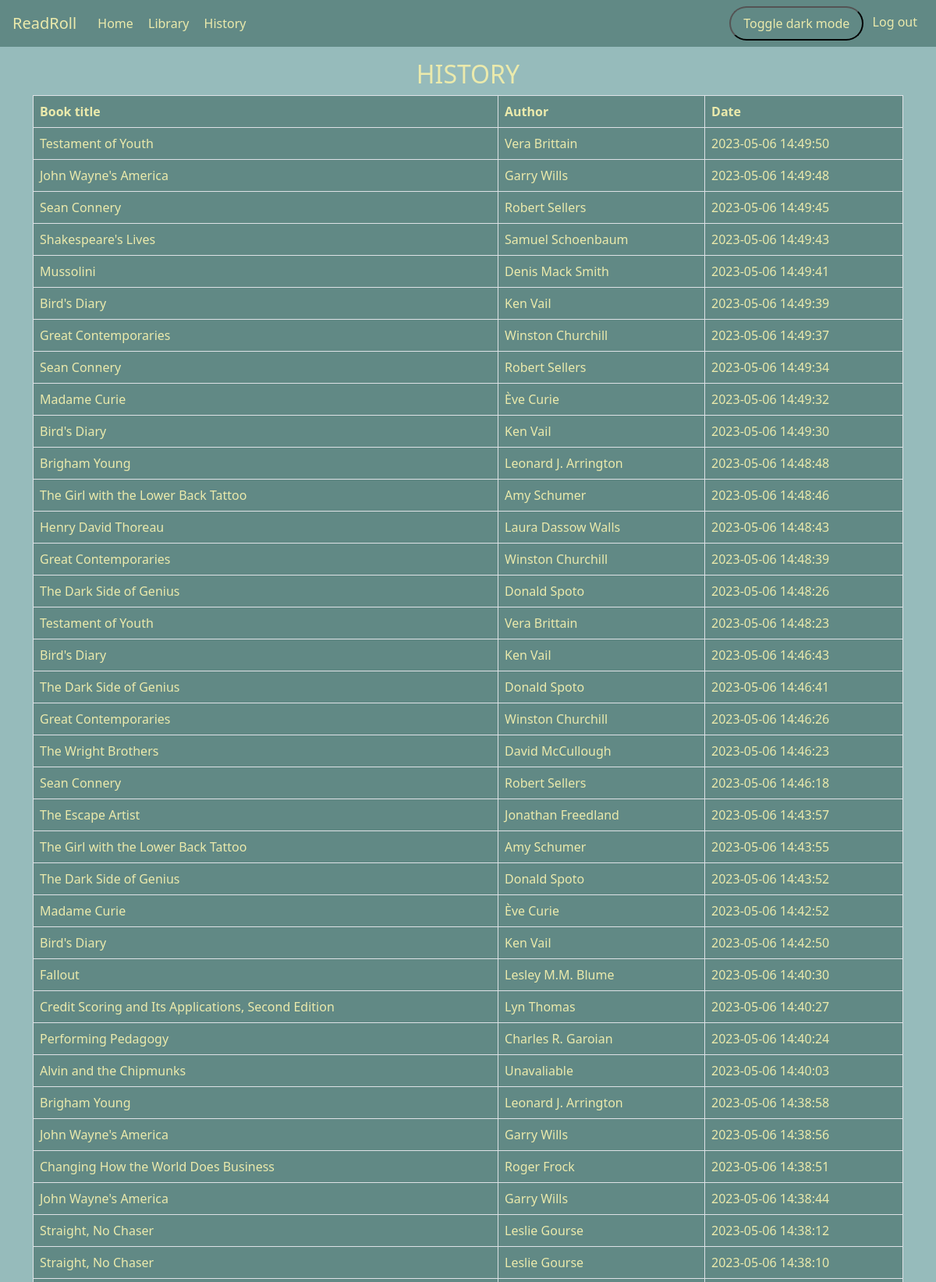
Screenshot of /history (signed in, upper part) with the database file from the repository.
### tables this page shows
CREATE TABLE history (
  position_id INTEGER NOT NULL PRIMARY KEY AUTOINCREMENT, 
  book_name TEXT NOT NULL, 
  author TEXT NOT NULL, 
  date_added TEXT DEFAULT (datetime(CURRENT_TIMESTAMP, 'localtime')), 
  user_id INTEGER NOT NULL, 
  FOREIGN KEY(user_id) REFERENCES users(id)
);

### app.py (the view)
@app.route('/history')
@login_required
def history():
    db = sqlite3.connect('readroll.db')
    db.row_factory = sqlite3.Row
    cursor = db.cursor()
    cursor.execute("SELECT * FROM history WHERE user_id=? ORDER BY date_added DESC", (session["user_id"],))
    lib = cursor.fetchall()
    history = [dict(i) for i in lib]
    return render_template('history.html', history=history)

### functions.py (called while the page is built)
def login_required(f):
    @wraps(f)
    def decorated_function(*args, **kwargs):
        if session.get("user_id") is None:
            return redirect("/login")
        return f(*args, **kwargs)
    return decorated_function

### templates/history.html (shortened to what this page needs)
{% extends "layout.html"%}
{% block main %}
  <link rel="stylesheet" type="text/css" href="{{ url_for('static', filename='style.css') }}">
  <link id="fixed-footer" rel="stylesheet" type="text/css" href="{{ url_for('static', filename='style_fixed_footer.css') }}">
<div class="container">
    <div class="row">
        <div class="col">
            <h1 class="lead text-center">HISTORY</h1>
            <table class="table table-bordered">
            <thead>
                <tr>
                    <th>Book title</th>
                    <th>Author</th>
                    <th>Date</th>
                </tr>
            </thead>
            <tbody>
                {% for title in history %}
                <tr>
                    <td>{{ title.book_name }}</td>
                    <td>{{ title.author }}</td>
                    <td>{{ title.date_added }}</td>
                </tr>
                {% endfor %}
            </tbody>
            </table>
        </div>
    </div>
</div>
{% endblock %}

### templates/layout.html (shortened to what this page needs)
<!DOCTYPE html>
<html lang="en">
  <head>
      <link rel="stylesheet" type="text/css" href="{{ url_for('static', filename='style.css') }}">
      <link href="https://cdn.jsdelivr.net/npm/bootstrap@5.0.2/dist/css/bootstrap.min.css" rel="stylesheet">
  </head>
  <body onload="setTheme()" class="light-theme" id="html-body">
    <nav class="navbar navbar-expand-lg">
      <a class="navbar-brand" href="/about">ReadRoll</a>
      <div class="collapse navbar-collapse" id="navbarNav">
        {% if session["user_id"] %}
          <ul class="navbar-nav me-auto" id="left-nav">
            <li class="nav-item"><a class="nav-link" href="/">Home</a></li>
            <li class="nav-item"><a class="nav-link" href="/library"">Library</a></li>
            <li class="nav-item"><a class="nav-link" href="/history"">History</a></li>
          </ul>
          <ul class="navbar-nav ms-auto" id="right-nav">
            <div class="theme-switch">
              <button onclick=toggleSwitch()>Toggle dark mode</button>
            </div>
            <li class="nav-item"><a class="nav-link" id="login" href="/logout">Log out</a></li>
          </ul>
        {% endif %}
      </div>
    </nav>
    <main>
      {% block main %}
      {% endblock %}
    </main>
    <script src="https://cdn.jsdelivr.net/npm/bootstrap@5.3.0-alpha3/dist/js/bootstrap.min.js"></script>   </body>
</html>

### static/style.css (style rules this page uses)
.light-theme { --background-color: #96bbbbff; --primary-color: #618985ff; --card-color: #618985ff; --text-color: rgb(235, 234, 172); }
.theme-switch button { display: inline-block; padding: 8px 16px; border-radius: 50px; text-decoration: none; transition: all 0.3s ease; }
main, body { background-color: var(--background-color); }
h1, h2, h3, h4, h5, p, label, li, a, .card-header { color: var(--text-color) }
tr, td, button, .btn { color: var(--text-color); background-color: var(--card-color); }
.navbar { background-color: var(--primary-color); }
.nav-link, .navbar-brand { color: var(--text-color); }
.lead { font-size: xx-large; }
@media (max-width: 1199px), (max-width: 1399px) { .nav-link { margin-left: 0.2rem; font-size: 16px; } }
@media (max-width: 1199px), (max-width: 1399px) { nav #login, #register { margin-top: 0.001em; } }
.navbar-brand { margin-left: 1rem; }
nav ul #login { margin-right: 1rem; }

### templates/history.html (style rules this page uses)
.container { margin-top: 1rem; }

### rows the page displays
history: book_name "Testament of Youth", author "Vera Brittain", date_added "2023-05-06 14:49:50"
history: book_name "John Wayne's America", author "Garry Wills", date_added "2023-05-06 14:49:48"
history: book_name "Sean Connery", author "Robert Sellers", date_added "2023-05-06 14:49:45"
history: book_name "Shakespeare's Lives", author "Samuel Schoenbaum", date_added "2023-05-06 14:49:43"
history: book_name "Mussolini", author "Denis Mack Smith", date_added "2023-05-06 14:49:41"
history: book_name "Bird's Diary", author "Ken Vail", date_added "2023-05-06 14:49:39"
history: book_name "Great Contemporaries", author "Winston Churchill", date_added "2023-05-06 14:49:37"
history: book_name "Sean Connery", author "Robert Sellers", date_added "2023-05-06 14:49:34"
history: book_name "Madame Curie", author "Ève Curie", date_added "2023-05-06 14:49:32"
history: book_name "Bird's Diary", author "Ken Vail", date_added "2023-05-06 14:49:30"
history: book_name "Brigham Young", author "Leonard J. Arrington", date_added "2023-05-06 14:48:48"
history: book_name "The Girl with the Lower Back Tattoo", author "Amy Schumer", date_added "2023-05-06 14:48:46"
history: book_name "Henry David Thoreau", author "Laura Dassow Walls", date_added "2023-05-06 14:48:43"
history: book_name "Great Contemporaries", author "Winston Churchill", date_added "2023-05-06 14:48:39"
history: book_name "The Dark Side of Genius", author "Donald Spoto", date_added "2023-05-06 14:48:26"
history: book_name "Testament of Youth", author "Vera Brittain", date_added "2023-05-06 14:48:23"
history: book_name "Bird's Diary", author "Ken Vail", date_added "2023-05-06 14:46:43"
history: book_name "The Dark Side of Genius", author "Donald Spoto", date_added "2023-05-06 14:46:41"
history: book_name "Great Contemporaries", author "Winston Churchill", date_added "2023-05-06 14:46:26"
history: book_name "The Wright Brothers", author "David McCullough", date_added "2023-05-06 14:46:23"
history: book_name "Sean Connery", author "Robert Sellers", date_added "2023-05-06 14:46:18"
history: book_name "The Escape Artist", author "Jonathan Freedland", date_added "2023-05-06 14:43:57"
history: book_name "The Girl with the Lower Back Tattoo", author "Amy Schumer", date_added "2023-05-06 14:43:55"
history: book_name "The Dark Side of Genius", author "Donald Spoto", date_added "2023-05-06 14:43:52"
history: book_name "Madame Curie", author "Ève Curie", date_added "2023-05-06 14:42:52"
history: book_name "Bird's Diary", author "Ken Vail", date_added "2023-05-06 14:42:50"
history: book_name "Fallout", author "Lesley M.M. Blume", date_added "2023-05-06 14:40:30"
history: book_name "Credit Scoring and Its Applications, Second Edition", author "Lyn Thomas", date_added "2023-05-06 14:40:27"
history: book_name "Performing Pedagogy", author "Charles R. Garoian", date_added "2023-05-06 14:40:24"
history: book_name "Alvin and the Chipmunks", author "Unavaliable", date_added "2023-05-06 14:40:03"
history: book_name "Brigham Young", author "Leonard J. Arrington", date_added "2023-05-06 14:38:58"
history: book_name "John Wayne's America", author "Garry Wills", date_added "2023-05-06 14:38:56"
history: book_name "Changing How the World Does Business", author "Roger Frock", date_added "2023-05-06 14:38:51"
history: book_name "John Wayne's America", author "Garry Wills", date_added "2023-05-06 14:38:44"
history: book_name "Straight, No Chaser", author "Leslie Gourse", date_added "2023-05-06 14:38:12"
history: book_name "Straight, No Chaser", author "Leslie Gourse", date_added "2023-05-06 14:38:10"
